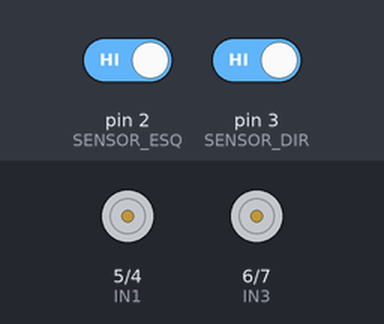
The sketch below on a simulated Arduino Uno, built with avr-gcc and run on an emulated ATmega328P. Parts: motor-driver pin pairs drawn as motors (green arrow = first pin HIGH = forward, orange = second pin HIGH = backward, longer = more drive). Inputs (shaded band) come from the test bench; at power-on: pin 2 (SENSOR_ESQ) HIGH, pin 3 (SENSOR_DIR) HIGH.

Above: at 1.2 s.
1.3 s: pin 2 (SENSOR_ESQ) driven LOW
At 2.5 s:
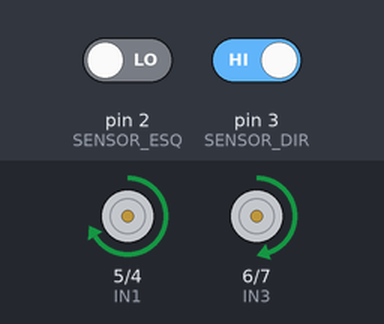
2.8 s: pin 3 (SENSOR_DIR) driven LOW
At 3.7 s:
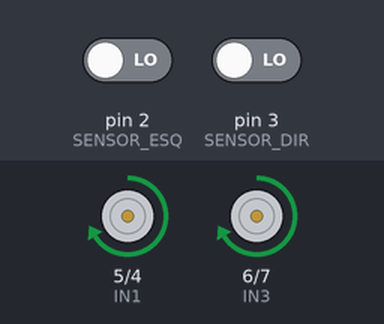
4.3 s: pin 2 (SENSOR_ESQ) driven HIGH
At 4.8 s:
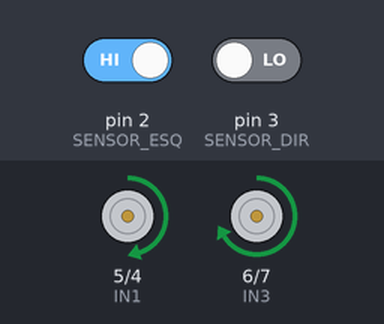
Timing chart, 0 to 7.3 s (numbered marks = the images above; inputs shaded):
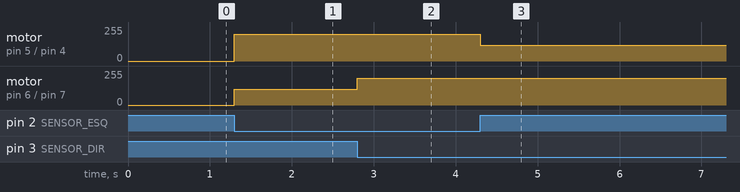

The sketch:

seguidor.ino
```cpp
// Sensores
#define SENSOR_ESQ 2
#define SENSOR_DIR 3

// Motores (usando pinos PWM)
#define IN1 5   // motor esquerdo (PWM)
#define IN2 4
#define IN3 6   // motor direito (PWM)
#define IN4 7

// Velocidades
int VELOCIDADE_BASE = 200; // 0–255
int CURVA = 120;           // velocidade reduzida na curva

void setup() {
  pinMode(SENSOR_ESQ, INPUT);
  pinMode(SENSOR_DIR, INPUT);

  pinMode(IN1, OUTPUT);
  pinMode(IN2, OUTPUT);
  pinMode(IN3, OUTPUT);
  pinMode(IN4, OUTPUT);
}

void loop() {
  int esq = digitalRead(SENSOR_ESQ);
  int dir = digitalRead(SENSOR_DIR);

  if (esq == LOW && dir == LOW) {
    // Linha centralizada -> reto
    mover(VELOCIDADE_BASE, VELOCIDADE_BASE);
  }
  else if (esq == HIGH && dir == LOW) {
    // Linha na esquerda -> curva à esquerda
    mover(CURVA, VELOCIDADE_BASE);
  }
  else if (esq == LOW && dir == HIGH) {
    // Linha na direita -> curva à direita
    mover(VELOCIDADE_BASE, CURVA);
  }
  else {
    // Fora da linha -> parar
    mover(0, 0);
  }
}

void mover(int velEsq, int velDir) {
  // Motor esquerdo
  if (velEsq > 0) {
    analogWrite(IN1, velEsq);
    digitalWrite(IN2, LOW);
  } else {
    digitalWrite(IN1, LOW);
    digitalWrite(IN2, LOW);
  }

  // Motor direito
  if (velDir > 0) {
    analogWrite(IN3, velDir);
    digitalWrite(IN4, LOW);
  } else {
    digitalWrite(IN3, LOW);
    digitalWrite(IN4, LOW);
  }
}
```

Measured:
- after the input at 1.3 s, motor on pin 5 (IN1) / pin 4 (IN2): stopped → forward 200/255 at once; motor on pin 6 (IN3) / pin 7 (IN4): stopped → forward 120/255 at once
- after the input at 2.8 s, motor on pin 6 (IN3) / pin 7 (IN4): forward 120/255 → forward 200/255 at once
- after the input at 4.3 s, motor on pin 5 (IN1) / pin 4 (IN2): forward 200/255 → forward 120/255 at once
